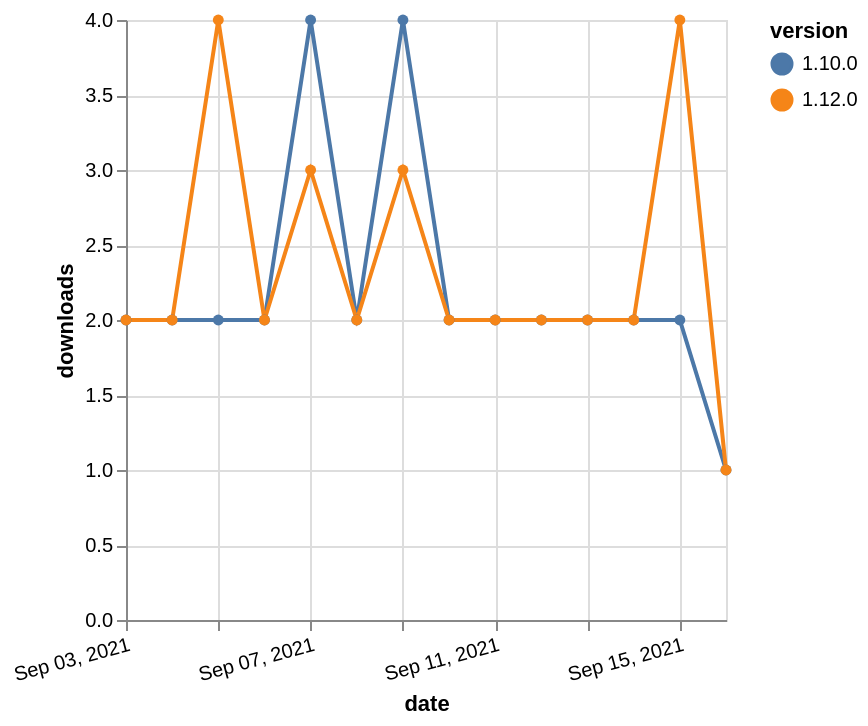

Specify this chart in Vega-Lite:
### Vega-Lite specification from a JSON file in a GitHub repository (floating-point values rounded to 4 significant figures)
{"$schema": "https://vega.github.io/schema/vega-lite/v5.json", "description": "A simple bar chart with embedded data.", "data": {"values": [{"date": "2021-09-03", "total": 3093, "delta": 2, "version": "1.10.0"}, {"date": "2021-09-04", "total": 3095, "delta": 2, "version": "1.10.0"}, {"date": "2021-09-05", "total": 3097, "delta": 2, "version": "1.10.0"}, {"date": "2021-09-06", "total": 3099, "delta": 2, "version": "1.10.0"}, {"date": "2021-09-07", "total": 3103, "delta": 4, "version": "1.10.0"}, {"date": "2021-09-08", "total": 3105, "delta": 2, "version": "1.10.0"}, {"date": "2021-09-09", "total": 3109, "delta": 4, "version": "1.10.0"}, {"date": "2021-09-10", "total": 3111, "delta": 2, "version": "1.10.0"}, {"date": "2021-09-11", "total": 3113, "delta": 2, "version": "1.10.0"}, {"date": "2021-09-12", "total": 3115, "delta": 2, "version": "1.10.0"}, {"date": "2021-09-13", "total": 3117, "delta": 2, "version": "1.10.0"}, {"date": "2021-09-14", "total": 3119, "delta": 2, "version": "1.10.0"}, {"date": "2021-09-15", "total": 3121, "delta": 2, "version": "1.10.0"}, {"date": "2021-09-16", "total": 3122, "delta": 1, "version": "1.10.0"}, {"date": "2021-09-03", "total": 2599, "delta": 2, "version": "1.12.0"}, {"date": "2021-09-04", "total": 2601, "delta": 2, "version": "1.12.0"}, {"date": "2021-09-05", "total": 2605, "delta": 4, "version": "1.12.0"}, {"date": "2021-09-06", "total": 2607, "delta": 2, "version": "1.12.0"}, {"date": "2021-09-07", "total": 2610, "delta": 3, "version": "1.12.0"}, {"date": "2021-09-08", "total": 2612, "delta": 2, "version": "1.12.0"}, {"date": "2021-09-09", "total": 2615, "delta": 3, "version": "1.12.0"}, {"date": "2021-09-10", "total": 2617, "delta": 2, "version": "1.12.0"}, {"date": "2021-09-11", "total": 2619, "delta": 2, "version": "1.12.0"}, {"date": "2021-09-12", "total": 2621, "delta": 2, "version": "1.12.0"}, {"date": "2021-09-13", "total": 2623, "delta": 2, "version": "1.12.0"}, {"date": "2021-09-14", "total": 2625, "delta": 2, "version": "1.12.0"}, {"date": "2021-09-15", "total": 2629, "delta": 4, "version": "1.12.0"}, {"date": "2021-09-16", "total": 2630, "delta": 1, "version": "1.12.0"}]}, "width": "container", "mark": {"type": "line", "point": {"filled": true}}, "encoding": {"x": {"field": "date", "type": "temporal", "timeUnit": "yearmonthdate", "title": "date", "axis": {"labelAngle": -15}}, "y": {"field": "delta", "type": "quantitative", "title": "downloads"}, "color": {"field": "version", "type": "nominal"}, "tooltip": {"field": "delta"}}}
